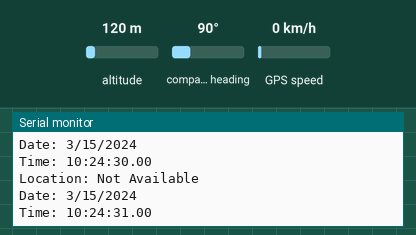
Recording of a sketch running on a simulated Arduino Uno, built with avr-gcc and run on an emulated ATmega328P. Parts: the last lines printed to the serial monitor. Inputs (shaded band) come from the test bench; at power-on: altitude 120 m, compass heading 90°, GPS speed 0 km/h. The GPS gets a fix after 3 s at 37.7749, -122.4194 with 8 satellites.

Above: at 1.8 s.
1.9 s: altitude set to 20 m
At 2.9 s:
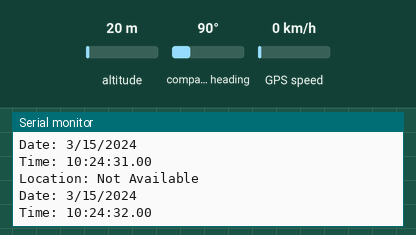
4.6 s: altitude set to 250 m
At 5.7 s:
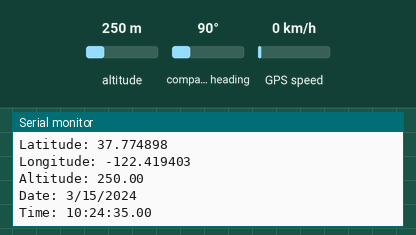
Timing chart, 0 to 7.6 s (numbered marks = the images above; inputs shaded):
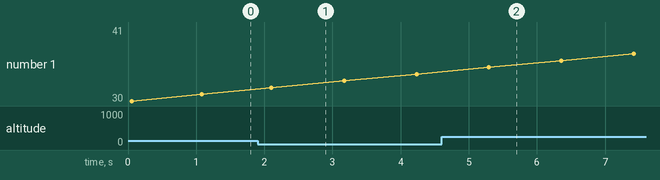

The sketch:

ArduinoNano_GPS.ino
```cpp
#include <TinyGPS++.h>
#include <SoftwareSerial.h>


int RXPin = 2;
int TXPin = 3;

int GPSBaud = 9600;


TinyGPSPlus gps;


SoftwareSerial gpsSerial(RXPin, TXPin);

void setup()
{

  Serial.begin(9600);


  gpsSerial.begin(GPSBaud);
}

void loop()
{

  while (gpsSerial.available() > 0)
    if (gps.encode(gpsSerial.read()))
      displayInfo();

  if (millis() > 5000 && gps.charsProcessed() < 10)
  {
    Serial.println("No GPS detected");
    while(true);
  }
}

void displayInfo()
{
  if (gps.location.isValid())
  {
    Serial.print("Latitude: ");
    Serial.println(gps.location.lat(), 6);
    Serial.print("Longitude: ");
    Serial.println(gps.location.lng(), 6);
    Serial.print("Altitude: ");
    Serial.println(gps.altitude.meters());
  }
  else
  {
    Serial.println("Location: Not Available");
  }

  Serial.print("Date: ");
  if (gps.date.isValid())
  {
    Serial.print(gps.date.month());
    Serial.print("/");
    Serial.print(gps.date.day());
    Serial.print("/");
    Serial.println(gps.date.year());
  }
  else
  {
    Serial.println("Not Available");
  }

  Serial.print("Time: ");
  if (gps.time.isValid())
  {
    if (gps.time.hour() < 10) Serial.print(F("0"));
    Serial.print(gps.time.hour());
    Serial.print(":");
    if (gps.time.minute() < 10) Serial.print(F("0"));
    Serial.print(gps.time.minute());
    Serial.print(":");
    if (gps.time.second() < 10) Serial.print(F("0"));
    Serial.print(gps.time.second());
    Serial.print(".");
    if (gps.time.centisecond() < 10) Serial.print(F("0"));
    Serial.println(gps.time.centisecond());
  }
  else
  {
    Serial.println("Not Available");
  }

  Serial.println();
  Serial.println();
  delay(1000);
}
```

Measured:
- after the input at 4.6 s, the serial monitor: prints a new line after 0.66 s (image 2)
